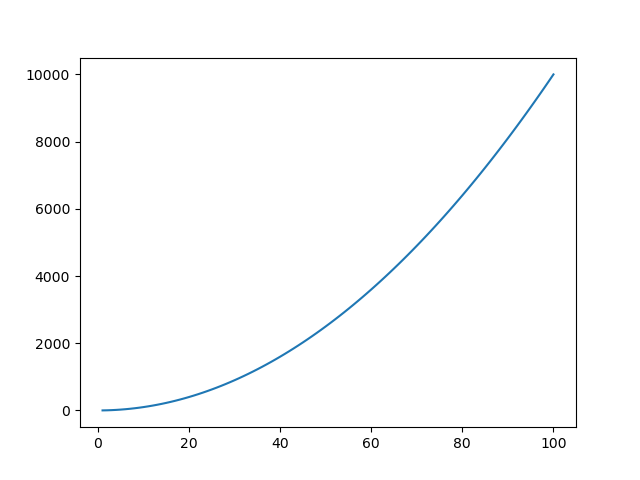

Generate this figure with Python:
#Write a program that plots the function y = x2
import matplotlib.pyplot as plt
import numpy as np
xpoints = np.array(range(1,101))
ypoints = xpoints * xpoints #multiply each entry by itself
plt.plot(xpoints, ypoints)
#plt.show()
plt.savefig('plot1.png')